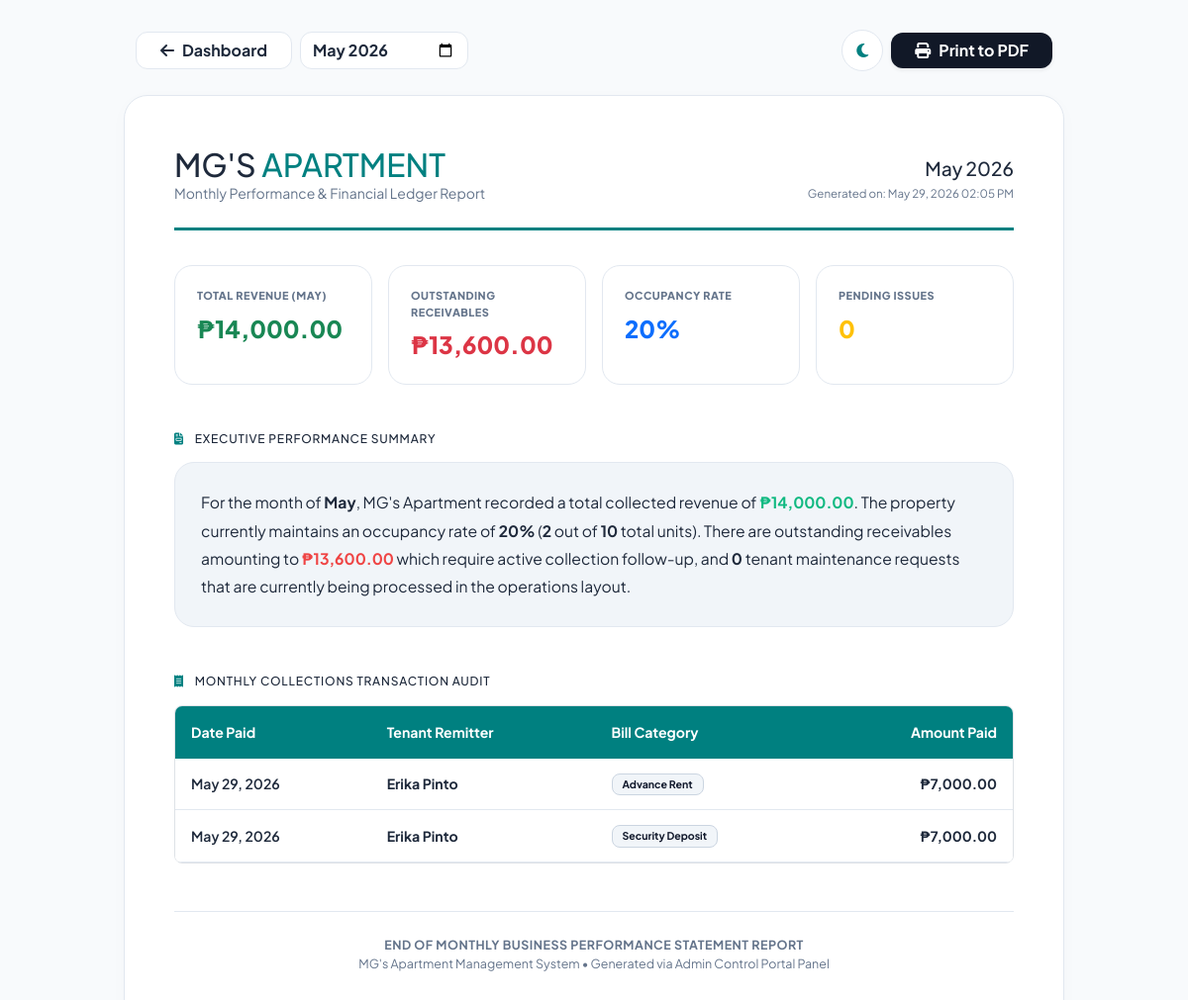
Page /generate_monthly_report.php (signed in) on the committed database.
### tables this page shows
CREATE TABLE `bills` (
  `id` int(11) NOT NULL,
  `property_id` int(11) DEFAULT NULL,
  `user_id` int(11) DEFAULT NULL,
  `bill_type` enum('Rent','Water','Electricity','Security Deposit','Advance Rent') DEFAULT NULL,
  `previous_reading` decimal(10,2) DEFAULT 0.00,
  `current_reading` decimal(10,2) DEFAULT 0.00,
  `rate` decimal(10,2) DEFAULT 0.00,
  `amount` decimal(10,2) DEFAULT NULL,
  `due_date` date DEFAULT NULL,
  `status` varchar(50) NOT NULL DEFAULT 'Pending',
  `proof_of_payment` varchar(255) DEFAULT NULL,
  `date_paid` datetime DEFAULT NULL,
  `payment_method` varchar(50) DEFAULT NULL,
  `reference_no` varchar(100) DEFAULT NULL,
  `receipt_image` varchar(255) DEFAULT NULL,
  `penalty` decimal(10,2) DEFAULT 0.00,
  `notified_5days` tinyint(1) DEFAULT 0
);

CREATE TABLE `users` (
  `id` int(11) NOT NULL,
  `property_id` int(11) DEFAULT NULL,
  `full_name` varchar(100) DEFAULT NULL,
  `email` varchar(100) DEFAULT NULL,
  `contact` varchar(20) DEFAULT NULL,
  `emergency_contact` varchar(255) DEFAULT NULL,
  `password` varchar(255) NOT NULL,
  `role` enum('admin','tenant') DEFAULT 'tenant',
  `assigned_unit_id` int(11) DEFAULT NULL,
  `profile_pic` varchar(255) DEFAULT 'default.png',
  `valid_id` varchar(255) DEFAULT NULL,
  `police_clearance` varchar(255) DEFAULT NULL,
  `brgy_clearance` varchar(255) DEFAULT NULL,
  `nbi_clearance` varchar(255) DEFAULT NULL,
  `is_archived` tinyint(1) DEFAULT 0,
  `rules_accepted` tinyint(1) DEFAULT 0,
  `contract_signed_at` datetime DEFAULT NULL,
  `contract_signed_date` datetime DEFAULT NULL,
  `digital_signature` longtext DEFAULT NULL,
  `created_at` timestamp NOT NULL DEFAULT current_timestamp(),
  `theme_preference` varchar(10) DEFAULT 'light',
  `contract_end_date` date DEFAULT NULL
);

### generate_monthly_report.php (the view, shortened to what this page needs)
<?php
include('db.php');
mysqli_set_charset($conn, "utf8mb4");
$current_theme = $_SESSION['theme'];
$target_month_input = isset($_GET['report_month']) ? mysqli_real_escape_string($conn, $_GET['report_month']) : date('Y-m');
$selected_year  = date('Y', strtotime($target_month_input));
$selected_month = date('m', strtotime($target_month_input));
$current_month_name = date('F', strtotime($target_month_input));
$current_month_year = date('F Y', strtotime($target_month_input));
$report_date        = date('M d, Y h:i A');
$res_rev = mysqli_query($conn, "SELECT SUM(amount + IFNULL(penalty,0)) as total FROM bills WHERE status = 'Paid' AND MONTH(date_paid) = '$selected_month' AND YEAR(date_paid) = '$selected_year'");
$monthly_revenue = mysqli_fetch_assoc($res_rev)['total'] ?? 0;
$res_receivables = mysqli_query($conn, "SELECT SUM(amount + IFNULL(penalty,0)) as total FROM bills WHERE status = 'Unpaid' AND MONTH(due_date) = '$selected_month' AND YEAR(due_date) = '$selected_year'");
$total_receivables = mysqli_fetch_assoc($res_receivables)['total'] ?? 0;
$res_total_units = mysqli_query($conn, "SELECT COUNT(*) as total FROM units WHERE status != 'Archived'");
$total_units = mysqli_fetch_assoc($res_total_units)['total'] ?? 0;
$res_occ = mysqli_query($conn, "SELECT COUNT(DISTINCT u.assigned_unit_id) as total FROM bills b JOIN users u ON b.user_id = u.id WHERE MONTH(b.due_date) = '$selected_month' AND YEAR(b.due_date) = '$selected_year' AND u.assigned_unit_id IS NOT NULL");
$occupied_count = mysqli_fetch_assoc($res_occ)['total'] ?? 0;
$occupancy_rate = ($total_units > 0) ? round(($occupied_count / $total_units) * 100) : 0;
$res_issues = mysqli_query($conn, "SELECT COUNT(*) as total FROM maintenance WHERE status = 'Pending' AND MONTH(request_date) = '$selected_month' AND YEAR(request_date) = '$selected_year'");
$pending_issues = mysqli_fetch_assoc($res_issues)['total'] ?? 0;
$transactions = mysqli_query($conn, "SELECT b.*, u.full_name FROM bills b JOIN users u ON b.user_id = u.id WHERE b.status = 'Paid' AND MONTH(b.date_paid) = '$selected_month' AND YEAR(b.date_paid) = '$selected_year' ORDER BY b.date_paid DESC LIMIT 15");
?>
<!DOCTYPE html>
<html lang="en" data-theme="<?php echo $current_theme; ?>">
<head>
    <link href="https://cdn.jsdelivr.net/npm/bootstrap@5.3.0/dist/css/bootstrap.min.css" rel="stylesheet">
    <link rel="stylesheet" href="https://cdnjs.cloudflare.com/ajax/libs/font-awesome/6.4.0/css/all.min.css">
</head>
<body>
<div class="container mb-4 no-print d-flex justify-content-between align-items-center flex-wrap gap-3" style="max-width: 950px; padding: 0 12px;">
    <div class="d-flex align-items-center gap-2">
        <a href="admin_dashboard.php" class="btn btn-light border d-inline-flex align-items-center gap-2 px-4 fw-bold" style="border-radius:12px; background:var(--card-bg); color:var(--text-main); border-color:var(--border-color) !important;">
            <i class="fa fa-arrow-left"></i> Dashboard
        </a>
        <form method="GET" action="" class="d-flex align-items-center gap-2 m-0">
            <input type="month" name="report_month" class="form-control border fw-bold" value="<?php echo $target_month_input; ?>" style="border-radius:12px; background:var(--card-bg); color:var(--text-main); border-color:var(--border-color) !important; width:170px;" onchange="this.form.submit()">
        </form>
    </div>
    <div class="d-flex align-items-center gap-2">
        <button id="theme-toggle" title="Switch Theme">
            <i class="fa <?php echo ($current_theme === 'light') ? 'fa-moon' : 'fa-sun'; ?>"></i>
        </button>
        <button onclick="window.print()" class="btn btn-dark d-inline-flex align-items-center gap-2 px-4 fw-bold shadow-sm" style="border-radius:12px; background:#111827; border:none;">
            <i class="fa fa-print"></i> Print to PDF
        </button>
    </div>
</div>
<div class="report-wrapper">
    <div class="header-line d-flex justify-content-between align-items-end">
        <div class="text-start">
            <h2 class="fw-800 mb-0">MG'S <span style="color: var(--teal-accent);">APARTMENT</span></h2>
            <p class="text-muted small mb-0 fw-600">Monthly Performance &amp; Financial Ledger Report</p>
        </div>
        <div class="text-end">
            <h5 class="fw-800 mb-0" style="font-size:1.2rem;"><?php echo $current_month_year; ?></h5>
            <small class="text-muted fw-500" style="font-size: 0.72rem;">Generated on: <?php echo $report_date; ?></small>
        </div>
    </div>
    <div class="row g-3 mb-5 text-start">
        <div class="col-6 col-md-3">
            <div class="stat-box">
                <div class="stat-label">Total Revenue (<?php echo date('M', strtotime($target_month_input)); ?>)</div>
                <div class="stat-value text-success">₱<?php echo number_format($monthly_revenue, 2); ?></div>
            </div>
        </div>
        <div class="col-6 col-md-3">
            <div class="stat-box">
                <div class="stat-label">Outstanding Receivables</div>
                <div class="stat-value text-danger">₱<?php echo number_format($total_receivables, 2); ?></div>
            </div>
        </div>
        <div class="col-6 col-md-3">
            <div class="stat-box">
                <div class="stat-label">Occupancy Rate</div>
                <div class="stat-value text-primary"><?php echo $occupancy_rate; ?>%</div>
            </div>
        </div>
        <div class="col-6 col-md-3">
            <div class="stat-box">
                <div class="stat-label">Pending Issues</div>
                <div class="stat-value text-warning"><?php echo $pending_issues; ?></div>
            </div>
        </div>
    </div>
    <div class="mb-5 text-start">
        <h6 class="fw-800 mb-3 text-uppercase small" style="letter-spacing: 0.8px; font-size:0.75rem;">
            <i class="fa fa-file-invoice me-2" style="color: var(--teal-accent);"></i> Executive Performance Summary
        </h6>
        <div class="summary-box">
            For the month of <strong><?php echo $current_month_name; ?></strong>, MG's Apartment recorded a total collected revenue of
            <strong class="text-success">₱<?php echo number_format($monthly_revenue, 2); ?></strong>.
            The property currently maintains an occupancy rate of <strong><?php echo $occupancy_rate; ?>%</strong>
            (<strong><?php echo $occupied_count; ?></strong> out of <strong><?php echo $total_units; ?></strong> total units).
            There are outstanding receivables amounting to <strong class="text-danger">₱<?php echo number_format($total_receivables, 2); ?></strong>
            which require active collection follow-up, and <strong><?php echo $pending_issues; ?></strong> tenant maintenance
            requests that are currently being processed in the operations layout.
        </div>
    </div>
    <div class="mb-5 text-start">
        <h6 class="fw-800 mb-3 text-uppercase small" style="letter-spacing: 0.8px; font-size:0.75rem;">
            <i class="fa fa-receipt me-2" style="color: var(--teal-accent);"></i> Monthly Collections Transaction Audit
        </h6>
        <div class="table-responsive rounded-3 overflow-hidden border">
            <table class="table table-hover align-middle mb-0" style="font-size: 0.88rem;">
                <thead>
                    <tr>
                        <th class="py-3 ps-3">Date Paid</th>
                        <th class="py-3">Tenant Remitter</th>
                        <th class="py-3">Bill Category</th>
                        <th class="py-3 text-end pe-3">Amount Paid</th>
                    </tr>
                </thead>
                <tbody>
                    <?php mysqli_data_seek($transactions, 0); if(mysqli_num_rows($transactions) > 0):
                        while($row = mysqli_fetch_assoc($transactions)): ?>
                        <tr>
                            <td class="fw-semibold ps-3"><?php echo date('M d, Y', strtotime($row['date_paid'])); ?></td>
                            <td class="fw-bold"><?php echo htmlspecialchars($row['full_name']); ?></td>
                            <td><span class="badge badge-category"><?php echo htmlspecialchars($row['bill_type']); ?></span></td>
                            <td class="text-end fw-bold pe-3">₱<?php echo number_format($row['amount'], 2); ?></td>
                        </tr>
                    <?php endwhile; else: ?>
                        <tr><td colspan="4" class="text-center py-5 text-muted fw-600">No paid transaction entries found recorded for this tracking month window.</td></tr>
                    <?php endif; ?>
                </tbody>
            </table>
        </div>
    </div>
    <div class="mt-5 pt-4 border-top text-center text-muted" style="font-size: 0.78rem; border-color: var(--border-color) !important;">
        <p class="mb-0 fw-bold text-uppercase" style="letter-spacing:0.5px;">End of Monthly Business Performance Statement Report</p>
        <p class="mb-0">MG's Apartment Management System • Generated via Admin Control Portal Panel</p>
    </div>
</div>
</body>
</html>

### generate_monthly_report.php (style rules this page uses)
:root { --teal-accent: #008080; --bg: #f8fafc; --card-bg: #ffffff; --text-main: #1e293b; --text-muted: #64748b; --border-color: #e2e8f0; --summary-bg: #f1f5f9; --table-header: #f8fafc; }
body { background-color: var(--bg); font-family: 'Plus Jakarta Sans', sans-serif; color: var(--text-main); transition: 0.3s ease; padding-top: 30px; margin: 0; }
h1, h2, h3, h4, h5, h6, .text-main, .fw-800 { color: var(--text-main) !important; }
.text-muted { color: var(--text-muted) !important; }
.report-wrapper { max-width: 950px; margin: auto; background: var(--card-bg); padding: 50px; border-radius: 24px; box-shadow: 0 4px 20px rgba(0,0,0,0.02); border: 1px solid var(--border-color); transition: 0.3s ease; }
.header-line { border-bottom: 3px solid var(--teal-accent); padding-bottom: 24px; margin-bottom: 35px; }
.stat-box { border: 1px solid var(--border-color); border-radius: 18px; padding: 22px; background: var(--card-bg); height: 100%; }
.stat-label { font-size: 0.68rem; font-weight: 800; color: var(--text-muted); text-transform: uppercase; margin-bottom: 6px; letter-spacing: 0.5px; }
.stat-value { font-size: 1.5rem; font-weight: 800; }
.summary-box { background: var(--summary-bg); border-radius: 20px; padding: 26px; line-height: 1.8; font-size: 0.98rem; color: var(--text-main) !important; border: 1px solid var(--border-color); }
.summary-box strong { color: var(--text-main) !important; }
.summary-box strong.text-success { color: #10b981 !important; }
.summary-box strong.text-danger { color: #ef4444 !important; }
.table { color: #1e293b !important; }
.table thead th { background-color: var(--teal-accent) !important; color: #ffffff !important; font-weight: 700; border: none !important; padding: 12px 15px; }
.table tbody tr { background-color: #ffffff !important; }
.table tbody td { border-bottom: 1px solid #e2e8f0 !important; color: #1e293b !important; padding: 14px 15px; }
.badge-category { background-color: #f1f5f9 !important; color: #0f172a !important; border: 1px solid #cbd5e1 !important; font-weight: 700; padding: 5px 10px; border-radius: 8px; }
#theme-toggle { width: 42px; height: 42px; border-radius: 50%; border: 1px solid var(--border-color); background: var(--card-bg); color: var(--teal-accent); cursor: pointer; transition: 0.3s; display: flex; align-items: center; justify-content: center; }

### rows in the picture
bills: date_paid "May 29, 2026", user.full_name "Erika Pinto", bill_type "Advance Rent", amount "7,000.00"
bills: date_paid "May 29, 2026", user.full_name "Erika Pinto", bill_type "Security Deposit", amount "7,000.00"

### other values in the picture
$current_month_year "May 2026"
date('M', strtotime($target_month_input)) "MAY"
$monthly_revenue "14,000.00"
$total_receivables "13,600.00"
$occupancy_rate "20"
$pending_issues "0"
$current_month_name "May"
$occupied_count "2"
$total_units "10"
